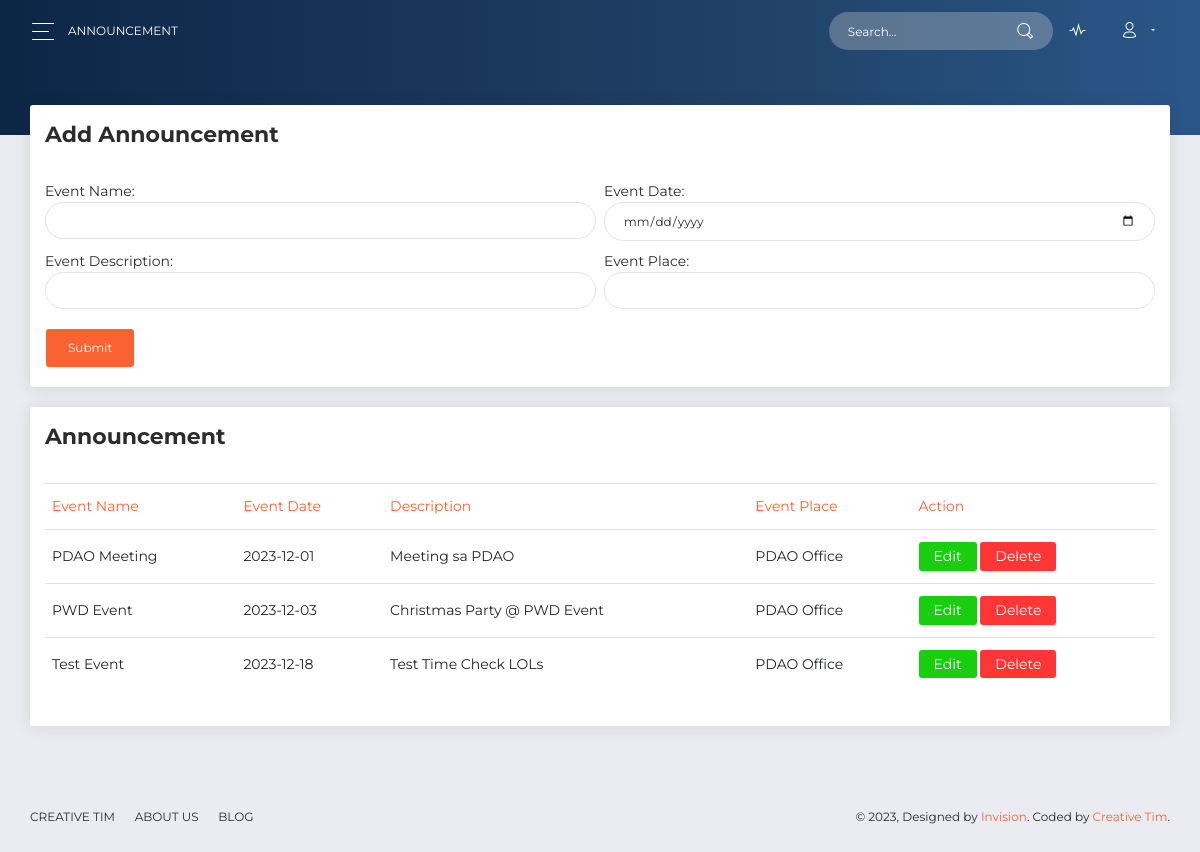
Page /dashboard/announcement.php on the committed database.
### tables this page shows
CREATE TABLE `announcement` (
  `id` int(11) NOT NULL,
  `announcementName` varchar(256) NOT NULL,
  `announcementDate` date NOT NULL,
  `announcementDesc` varchar(256) NOT NULL,
  `announcementPlace` varchar(256) NOT NULL
);

### dashboard/announcement.php (the view, shortened to what this page needs)
<?php
require_once('../controller/connection/connection.php');
$query = "select * from announcement";
?>
<!DOCTYPE html>
<html lang="en">
<head>
  <link rel="stylesheet" href="https://use.fontawesome.com/releases/v5.7.1/css/all.css">
  <link href="../assets/css/bootstrap.min.css" rel="stylesheet" />
  <link href="../assets/css/now-ui-dashboard.css?v=1.5.0" rel="stylesheet" />
  <link href="../assets/demo/demo.css" rel="stylesheet" />
</head>
<body class="">
  <div class="wrapper ">
    <div class="main-panel" id="main-panel">
      <nav class="navbar navbar-expand-lg navbar-transparent  bg-primary  navbar-absolute">
        <div class="container-fluid">
          <div class="navbar-wrapper">
            <div class="navbar-toggle">
              <button type="button" class="navbar-toggler">
                <span class="navbar-toggler-bar bar1"></span>
                <span class="navbar-toggler-bar bar2"></span>
                <span class="navbar-toggler-bar bar3"></span>
              </button>
            </div>
            <a class="navbar-brand" href="#pablo">Announcement</a>
          </div>
          <div class="collapse navbar-collapse justify-content-end" id="navigation">
            <form>
              <div class="input-group no-border">
                <input type="text" value="" class="form-control" placeholder="Search...">
                <div class="input-group-append">
                  <div class="input-group-text">
                    <i class="now-ui-icons ui-1_zoom-bold"></i>
                  </div>
                </div>
              </div>
            </form>
            <ul class="navbar-nav">
              <li class="nav-item">
                <a class="nav-link" href="#pablo">
                  <i class="now-ui-icons media-2_sound-wave"></i>
                </a>
              </li>
              <li class="nav-item dropdown">
                <a class="nav-link dropdown-toggle" id="navbarDropdownMenuLink" data-toggle="dropdown" aria-haspopup="true" aria-expanded="false">
                  <i class="now-ui-icons users_single-02"></i>
                </a>
              </li>
            </ul>
          </div>
        </div>
      </nav>
      <div class="panel-header panel-header-sm">
      </div>
      <div class="content">
        <div class="row">
          <div class="col-md-12">
            <div class="card">
              <div class="card-header">
                <h5 class="title">Add Announcement</h5>
              </div>
              <div class="card-body">
                <div class="panel panel-default">
                  <div class="panel-body">
                    <form action="../controller/announcementController.php" method="POST" enctype="multipart/form-data">
                      <div class="row">
                        <div class="col-md-6 pr-1">
                          <div class="form-group">
                            Event Name:
                            <input type="text" id="announcementName" name="announcementName" class="form-control">
                          </div>
                        </div>
                        <div class="col-md-6 pl-1">
                          <div class="form-group">
                            Event Date:
                            <input type="date" id="announcementDate" name="announcementDate" class="form-control">
                          </div>
                        </div>
                      </div>
                      <div class="row">
                        <div class="col-md-6 pr-1">
                          <div class="form-group">
                            Event Description:
                            <input type="text" id="announcementDesc" name="announcementDesc" class="form-control">
                          </div>
                        </div>
                        <div class="col-md-6 pl-1">
                          <div class="form-group">
                            Event Place:
                            <input type="text" id="announcementPlace" name="announcementPlace" class="form-control">
                          </div>
                        </div>
                      </div>
                      <div class="row">
                        <div class="col-md-4 pr-1">
                          <button class="btn btn-primary">Submit</button>
                        </div>
                      </div>
                    </form>
                  </div>
                </div>
              </div>
            </div>
          </div>
        </div>
        <div class="row">
          <div class="col-md-12">
            <div class="card">
              <div class="card-header">
                <h5 class="title">Announcement</h5>
              </div>
              <div class="card-body">
                <div class="table-responsive">
                  <table class="table">
                        <thead class=" text-primary">
                        <tr>
                          <td>Event Name</td>
                          <td>Event Date</td>
                          <td>Description</td>
                          <td>Event Place</td>
                          <td>Action</td>
                        </tr>
                      </thead>
                      <tbody>
                        <?php
                          $query_run = mysqli_query($conn, $query);
                          if(mysqli_num_rows($query_run) > 0)
                          {
                            foreach($query_run as $announcement)
                            {
                                ?>
                                <tr>
                                  <td><?= $announcement['announcementName']; ?></td>
                                  <td><?= $announcement['announcementDate']; ?></td>
                                  <td><?= $announcement['announcementDesc']; ?></td>
                                  <td><?= $announcement['announcementPlace']; ?></td>
                                  <td>
                                    <a href="staff_editPWD.php?<?= $pwd['id']?>" class="btn btn-success btn-sm">Edit</a>
                                    <a href="" class="btn btn-danger btn-sm">Delete</a>
                                  </td>
                                </tr>
                                <?php
                            }
                          }
                          else
                          {
                            echo "<h5> No Record Found. </h5>";
                          }
                          ?>
                      </tbody>
                  </table>
                </div>
              </div>
            </div>
          </div>
        </div>
      </div>
      <footer class="footer">
        <div class=" container-fluid ">
          <nav>
            <ul>
              <li>
                <a href="https://www.creative-tim.com">
                  Creative Tim
                </a>
              </li>
              <li>
                <a href="http://presentation.creative-tim.com">
                  About Us
                </a>
              </li>
              <li>
                <a href="http://blog.creative-tim.com">
                  Blog
                </a>
              </li>
            </ul>
          </nav>
          <div class="copyright" id="copyright">
            &copy; , Designed by <a href="https://www.invisionapp.com" target="_blank">Invision</a>. Coded by <a href="https://www.creative-tim.com" target="_blank">Creative Tim</a>.
          </div>
        </div>
      </footer>
    </div>
  </div>
</body>
</html>

### rows in the picture
announcement: announcementName "PDAO Meeting", announcementDate "2023-12-01", announcementDesc "Meeting sa PDAO", announcementPlace "PDAO Office"
announcement: announcementName "PWD Event", announcementDate "2023-12-03", announcementDesc "Christmas Party @ PWD Event", announcementPlace "PDAO Office"
announcement: announcementName "Test Event", announcementDate "2023-12-18", announcementDesc "Test Time Check LOLs", announcementPlace "PDAO Office"
